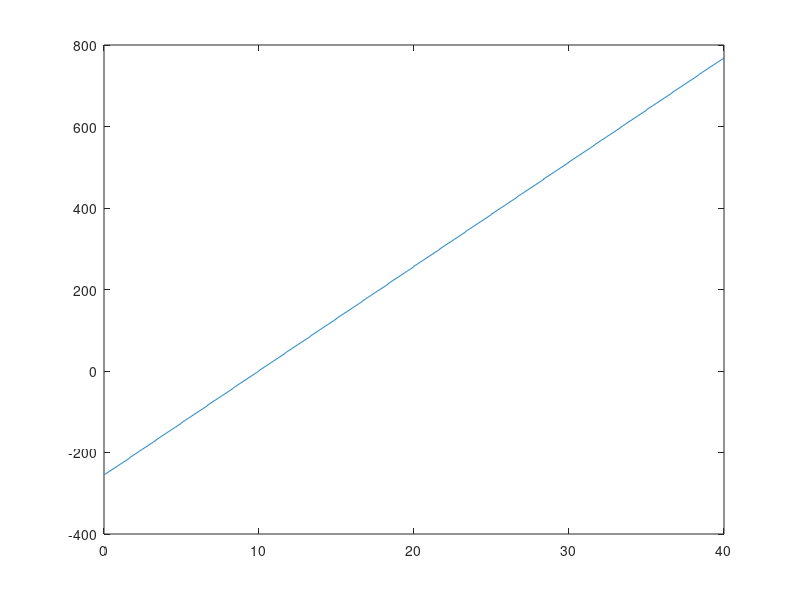

The MATLAB source for this figure:
% Capacitor charging simulation
clc;
clear all;

% Wanted bit Number
% N = 8;
% cycle = 5*N;

% Capacitor C1 parameters
C1 = 1e-6;     % capacitance in farads
% V1 = 10;       % voltage in volts
Tclk = 1;
%Iin = 28;     % charging current in 30 or 25, 46, 47 microamperes
n_bits = 10;

% Capacitor C2 parameters
C2 = 1e-6;     % capacitance in farads (same as C1)
Iref = 10;   % charging current in 9.3-9.5 or 7.1, 16, 15.7 microamperes

nb_points = 1000;

for k = 1:nb_points
    
Iin = k*40/nb_points;    
%Iin = 2.8;
fprintf('Iin : %d\n', Iin);
% Check if I1 is less than 4 times I2
if Iin >= 4*Iref
    warning('Iin should be less than 4 times Iref');
end

% Calculate the charge required for capacitor C1
Q1 = Tclk *  Iin;

% Calculate the time required to charge capacitor C2
Tref = Q1 / Iref;

% Print the results
% fprintf('Capacitor C1 is charged for %.3f seconds with %.2e A of current\n', Tclk, Iin);
% fprintf('Capacitor C2 is charged for %.3f seconds with %.2e A of current\n', Tref, Iref);

Tref_int = fix(Tref);
% Total number of cycles for MSB
% fprintf('Total number of cycle for MSB %d \n', Tref_int);
Code = Tref_int * 2^(n_bits-2);

% k = 12;
Tres = zeros(1,n_bits-1); % set the value of Tres
TresB = zeros(1,n_bits-1);
% Calacultate the residual time
Tres(1) = Tref - Tref_int;
TresB(1) = Tclk - Tres(1);

for n = 1:n_bits-2
    m = n+2; % This variable for ADC output after 2 MSB. 

    if 2*TresB(n) > Tclk
        ADC(m) = 1;
        TresB(n+1)=2*Tclk-2*TresB(n);
    else 
        
        ADC(m) = 0;
        TresB(n+1)=Tclk-2*TresB(n);  
    end
%    fprintf('New ADC bit: %d \n', ADC(m)); % Adding 0 bit to the corresponding ADC index.
    Code = Code + (ADC(m)+1)*(-2)^(n_bits-2-n);

end
Code_fin(k)=Code;
fprintf('Code = %d \n', Code);

end

figure();
x = linspace(0.04, 40, 1000);
plot(x, Code_fin);